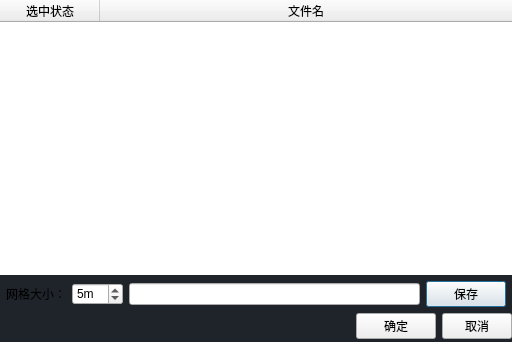
<?xml version="1.0" encoding="UTF-8"?>
<ui version="4.0">
 <class>Dialog</class>
 <widget class="QDialog" name="Dialog">
  <property name="geometry">
   <rect>
    <x>0</x>
    <y>0</y>
    <width>512</width>
    <height>342</height>
   </rect>
  </property>
  <property name="windowTitle">
   <string>植被覆盖程度</string>
  </property>
  <property name="styleSheet">
   <string notr="true">QDialog{
	background-color:#1f232a;
}



</string>
  </property>
  <layout class="QVBoxLayout" name="verticalLayout_2">
   <property name="spacing">
    <number>0</number>
   </property>
   <property name="leftMargin">
    <number>0</number>
   </property>
   <property name="topMargin">
    <number>0</number>
   </property>
   <property name="rightMargin">
    <number>0</number>
   </property>
   <property name="bottomMargin">
    <number>0</number>
   </property>
   <item>
    <layout class="QVBoxLayout" name="verticalLayout">
     <property name="spacing">
      <number>6</number>
     </property>
     <item>
      <widget class="QTreeWidget" name="file_tree_widget">
       <property name="styleSheet">
        <string notr="true">QTreeWidget {
                        border: 0.2px solid white; /* 设置描边 */
                        border-radius: 5px; /* 设置圆角 */
                    }

                    QTreeWidget::item {
                        padding: 5px;
            
                    }</string>
       </property>
       <column>
        <property name="text">
         <string>选中状态</string>
        </property>
        <property name="textAlignment">
         <set>AlignCenter</set>
        </property>
       </column>
       <column>
        <property name="text">
         <string>文件名</string>
        </property>
        <property name="textAlignment">
         <set>AlignCenter</set>
        </property>
       </column>
      </widget>
     </item>
     <item>
      <layout class="QHBoxLayout" name="horizontalLayout_3">
       <property name="leftMargin">
        <number>6</number>
       </property>
       <property name="rightMargin">
        <number>6</number>
       </property>
       <item>
        <widget class="QLabel" name="label_2">
         <property name="text">
          <string>网格大小：</string>
         </property>
        </widget>
       </item>
       <item>
        <widget class="QSpinBox" name="grid_size">
         <property name="suffix">
          <string>m</string>
         </property>
         <property name="prefix">
          <string/>
         </property>
         <property name="maximum">
          <number>50</number>
         </property>
         <property name="stepType">
          <enum>QAbstractSpinBox::StepType::DefaultStepType</enum>
         </property>
         <property name="value">
          <number>5</number>
         </property>
        </widget>
       </item>
       <item>
        <widget class="QLineEdit" name="file_path"/>
       </item>
       <item>
        <widget class="QPushButton" name="select_file_save">
         <property name="text">
          <string>保存</string>
         </property>
        </widget>
       </item>
      </layout>
     </item>
     <item>
      <layout class="QHBoxLayout" name="horizontalLayout_2">
       <property name="topMargin">
        <number>0</number>
       </property>
       <property name="bottomMargin">
        <number>3</number>
       </property>
       <item>
        <spacer name="horizontalSpacer">
         <property name="orientation">
          <enum>Qt::Orientation::Horizontal</enum>
         </property>
         <property name="sizeHint" stdset="0">
          <size>
           <width>40</width>
           <height>20</height>
          </size>
         </property>
        </spacer>
       </item>
       <item>
        <spacer name="horizontalSpacer_2">
         <property name="orientation">
          <enum>Qt::Orientation::Horizontal</enum>
         </property>
         <property name="sizeHint" stdset="0">
          <size>
           <width>40</width>
           <height>20</height>
          </size>
         </property>
        </spacer>
       </item>
       <item>
        <widget class="QPushButton" name="accept">
         <property name="styleSheet">
          <string notr="true"/>
         </property>
         <property name="text">
          <string>确定</string>
         </property>
        </widget>
       </item>
       <item>
        <widget class="QPushButton" name="reject">
         <property name="maximumSize">
          <size>
           <width>70</width>
           <height>16777215</height>
          </size>
         </property>
         <property name="text">
          <string>取消</string>
         </property>
        </widget>
       </item>
      </layout>
     </item>
    </layout>
   </item>
  </layout>
 </widget>
 <resources>
  <include location="../assets/icons/icon.qrc"/>
 </resources>
 <connections>
  <connection>
   <sender>reject</sender>
   <signal>clicked()</signal>
   <receiver>Dialog</receiver>
   <slot>reject()</slot>
   <hints>
    <hint type="sourcelabel">
     <x>411</x>
     <y>306</y>
    </hint>
    <hint type="destinationlabel">
     <x>276</x>
     <y>-26</y>
    </hint>
   </hints>
  </connection>
  <connection>
   <sender>accept</sender>
   <signal>clicked()</signal>
   <receiver>Dialog</receiver>
   <slot>accept()</slot>
   <hints>
    <hint type="sourcelabel">
     <x>332</x>
     <y>306</y>
    </hint>
    <hint type="destinationlabel">
     <x>336</x>
     <y>-33</y>
    </hint>
   </hints>
  </connection>
 </connections>
</ui>
